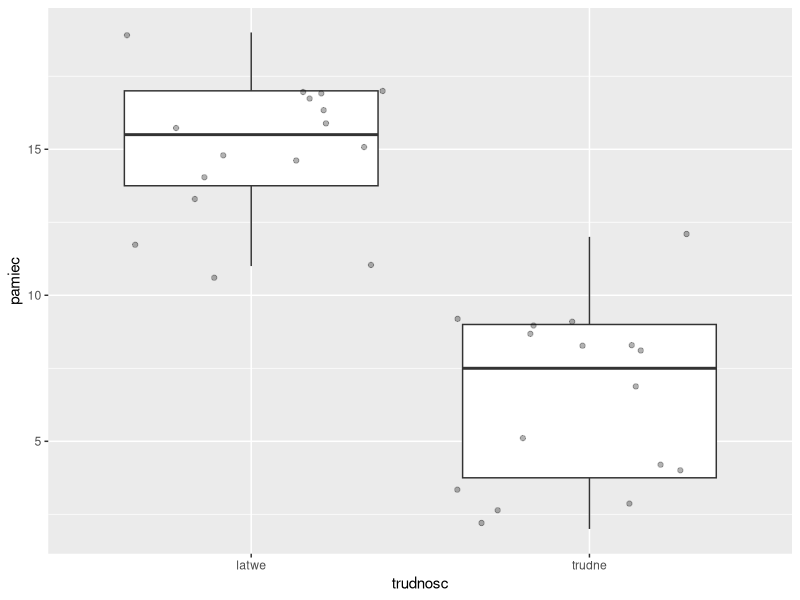
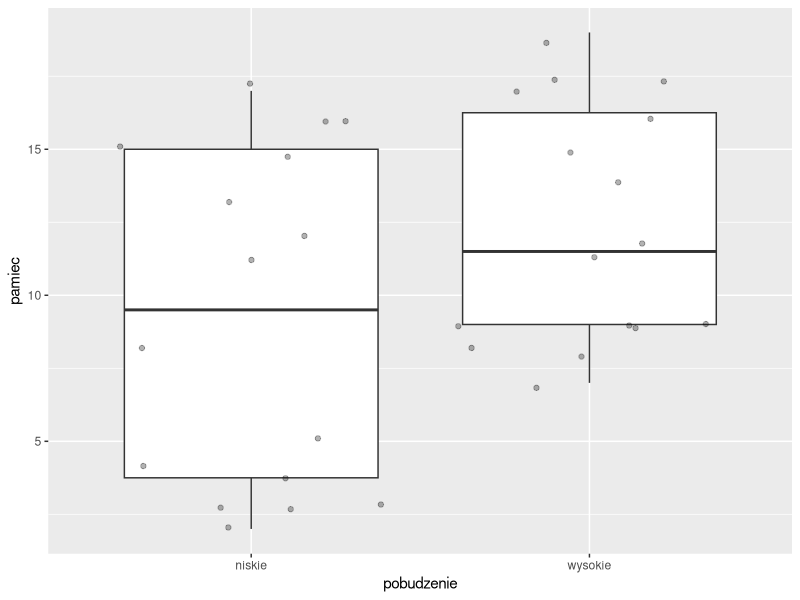
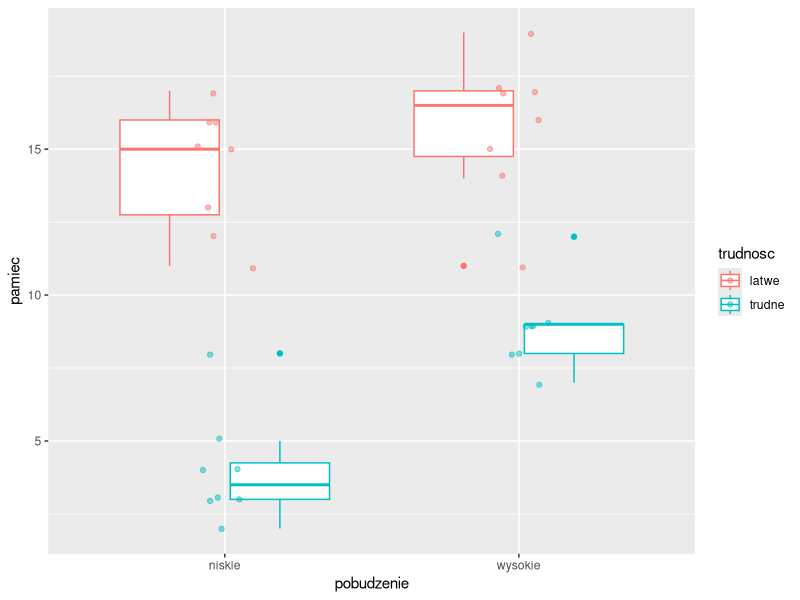

These charts were generated, in order, by the following R code:
library(dplyr)
library(ggplot2)
library(readr)
library(lme4)

dane <- read_csv("dane.csv")

dane

# Hipoteza 1:
# Łatwe zadania będą wykonywane lepiej niż trudne.
# Innymi słowy:
# Efekt główny trudności zadania.

dane %>% 
  group_by(trudnosc) %>% 
  summarise(M = mean(pamiec), SD = sd(pamiec))

ggplot(data = dane, mapping = aes(x = trudnosc, y = pamiec)) +
  geom_boxplot() + 
  geom_jitter(alpha = .3)


# Hipoteza 2:
# Pamięć działa wydajniej przy wysokim pobudzeniu 
# emocjonalnym (w porównaniu do niskiego).
# Innymi słowy:
# Efekt główny pobudzenia.

dane %>% 
  group_by(pobudzenie) %>% 
  summarise(M = mean(pamiec), SD = sd(pamiec))

ggplot(data = dane, mapping = aes(x = pobudzenie, y = pamiec)) +
  geom_boxplot() + 
  geom_jitter(alpha = .3)


# Hipoteza 3:
# # Pamięć działa wydajniej przy wysokim pobudzeniu 
# emocjonalnym ale tylko dla trudnych zadań. Dla
# łatwych efekt jest słabszy.
# Innymi słowy:
# Na pamięć wpływa interakcja pobudzenia i trudności.

dane %>% 
  group_by(pobudzenie, trudnosc) %>% 
  summarise(M = mean(pamiec), SD = sd(pamiec))

ggplot(data = dane, mapping = aes(
  x = pobudzenie, 
  y = pamiec,
  color = trudnosc
  )) +
  geom_boxplot() + 
  geom_jitter(width=0.1, height=0.1, alpha = .5)


# Efekty proste:
# 1. (jest istostny) Efekt prosty trudności zadania przy niskim pobudzeniu.
# 2. (jest istostny) Efekt prosty trudności zadania przy wysokim pobudzeniu.
# 3. (jest istostny) Efekt prosty pobudzenia dla trudnych zadań.
# 4. Brak (?) efektu prostego pobudzenia dla łatwych zadań.

# ANOVA (analiza wariancji) dwuczynnikowa dla grup niezależnych
# UWAGA: to działa dla grup niezależnych i równolicznych warunków eksp.

anova_res <- aov(pamiec ~ pobudzenie + trudnosc + pobudzenie:trudnosc, data = dane) 
summary(anova_res)

# post-hoc comparisons with Tukey HSD
TukeyHSD(anova_res)
